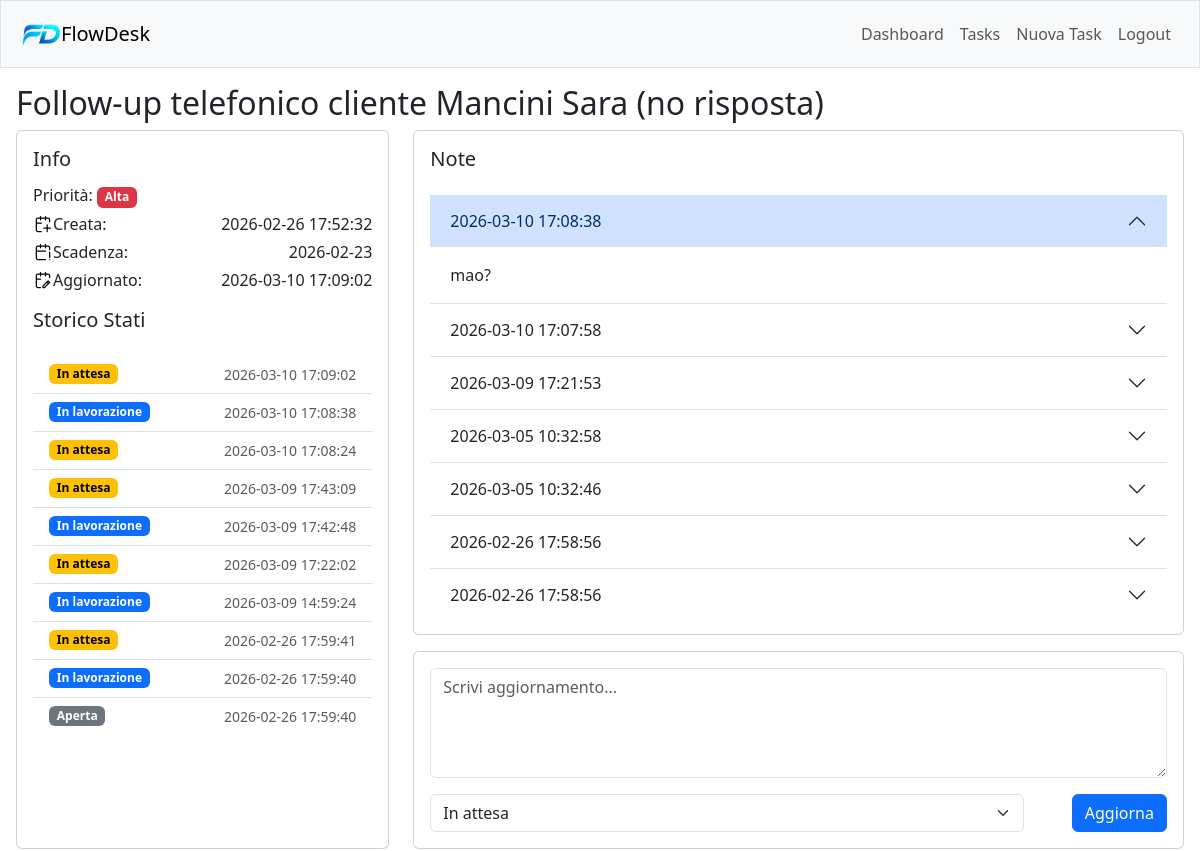
/tasks/11 (signed in), run on the app's committed database.
### tables this page shows
CREATE TABLE tasks(
    id INTEGER PRIMARY KEY AUTOINCREMENT,
    user_id INTEGER NOT NULL,
    title TEXT NOT NULL,
    priority TEXT NOT NULL CHECK (priority in ('Bassa', 'Media', 'Alta')),
    status TEXT NOT NULL CHECK (status in ('Aperta', 'In lavorazione', 'In attesa', 'Completata')),
    created_at DATETIME DEFAULT CURRENT_TIMESTAMP,
    due_date DATE,
    updated_at DATETIME DEFAULT CURRENT_TIMESTAMP,
    FOREIGN KEY (user_id) REFERENCES users(id) ON DELETE CASCADE
);

CREATE TABLE status_history(
id INTEGER PRIMARY KEY AUTOINCREMENT,
task_id INTEGER NOT NULL,
from_status TEXT,
to_status TEXT NOT NULL CHECK (to_status in ('Aperta', 'In lavorazione', 'In attesa', 'Completata')),
changed_at DATETIME DEFAULT CURRENT_TIMESTAMP,
FOREIGN KEY (task_id) REFERENCES tasks(id) ON DELETE CASCADE
);

CREATE TABLE notes(
id INTEGER PRIMARY KEY AUTOINCREMENT,
task_id INTEGER NOT NULL,
created_at DATETIME DEFAULT CURRENT_TIMESTAMP,
content TEXT NOT NULL,
FOREIGN KEY (task_id) REFERENCES tasks(id) ON DELETE CASCADE
);

### app.py (the view)
@app.route('/tasks/<int:task_id>',methods=['GET', 'POST'])
@login_required
def task_detail(task_id):
    if request.method == 'POST':
        content = request.form.get('content')
        status = request.form.get('status')
        user_id = session['user_id']
        conn = get_db_connection()
        row = conn.execute(
            'SELECT status FROM tasks WHERE id = ? AND user_id = ?',
            (task_id, user_id)
        ).fetchone()
        if row is None:
            conn.close()
            return redirect('/tasks')
        from_status = row['status']
        if (not content and status == from_status) or (status and status != from_status and status not in STATUS_ALLOWED_TRANSITIONS[from_status]):
            conn.close()
            return redirect(f'/tasks/{task_id}')
        else:
            if content:
                conn.execute('INSERT INTO notes (task_id, content) VALUES (?, ?)', (task_id, content))
                conn.execute('UPDATE tasks SET updated_at = CURRENT_TIMESTAMP WHERE id = ? AND user_id = ?', (task_id, user_id))
            if status and status != from_status and status in STATUS_ALLOWED_TRANSITIONS[from_status]:
                conn.execute('INSERT INTO status_history (task_id, from_status, to_status) VALUES (?, ?, ?)', (task_id, from_status, status))
                conn.execute('UPDATE tasks SET status = ? WHERE id = ? AND user_id = ?', (status, task_id, user_id))
                conn.execute('UPDATE tasks SET updated_at = CURRENT_TIMESTAMP WHERE id = ? AND user_id = ?', (task_id, user_id))
            conn.commit()
            conn.close()
            return redirect(f'/tasks/{task_id}')
    else:
        user_id = session['user_id']
        conn = get_db_connection()
        task = conn.execute(
            'SELECT * FROM tasks WHERE id = ? AND user_id = ?',
            (task_id, user_id)
        ).fetchone()
        if task is None:
            conn.close()
            return redirect('/tasks')
        notes = conn.execute('SELECT * FROM notes WHERE task_id = ? ORDER BY created_at DESC',(task_id,)).fetchall()
        status_history = conn.execute('SELECT * FROM status_history WHERE task_id = ? ORDER BY changed_at DESC',(task_id,)).fetchall()
        conn.close()
        return render_template('/task_detail.html', task=task, notes=notes, status_history=status_history, status_classes=STATUS_CLASSES,allowed = STATUS_ALLOWED_TRANSITIONS[task['status']], priority_class=PRIORITY_CLASSES[task['priority']])

### helpers.py (called while the page is built)
def login_required(f):
    @wraps(f)
    def decorated_function(*args, **kwargs):
        if session.get('user_id') is None:
            return redirect('/landing')
        return f(*args, **kwargs)
    return decorated_function

def get_db_connection():
    connection = sqlite3.connect('deskflow.db')
    connection.row_factory = sqlite3.Row
    return connection

### templates/task_detail.html (shortened to what this page needs)
{% extends "layout.html" %} {% block title %} Dettaglio Task {% endblock %}
{%block main %}
<div class="task-detail-page h-100 d-flex flex-column">
  <div class="flex-shrink-0">
    <h2>{{ task.title }}</h2>
  </div>
  <div class="row gy-3 flex-grow-1 h-100">
    <div class="col-md-4 d-flex gap-3 task-col-1">
      <div class="card flex-fill">
        <div
          class="card-body d-flex flex-column flex-sm-row flex-md-column gap-3"
        >
          <div
            class="flex-shrink-0 flex-sm-grow-1 flex-md-grow-0 d-flex flex-column gap-1"
          >
            <h5 class="card-title">Info</h5>
            <div>
              <p class="card-text">
                Priorità:
                <span class=" badge {{ priority_class }}"
                  >{{ task.priority }}</span
                >
              </p>
            </div>
            <div
              class="d-flex flex-row flex-md-column flex-lg-row justify-content-between gap-1"
            >
              <div class="d-flex">
                <img
                  src="/static/images/calendar-plus-svgrepo-com.svg"
                  alt="added"
                  width="20"
                />
                <p class="card-text">Creata:</p>
              </div>
              <p class="card-text">{{ task.created_at }}</p>
            </div>
            <div
              class="d-flex flex-row flex-md-column flex-lg-row justify-content-between gap-1"
            >
              <div class="d-flex">
                <img
                  src="/static/images/calendar-warning-svgrepo-com.svg"
                  alt="added"
                  width="20"
                />
                <p class="card-text">Scadenza:</p>
              </div>
              <p class="card-text">{{ task.due_date }}</p>
            </div>
            <div
              class="d-flex flex-row flex-md-column flex-lg-row justify-content-between gap-1"
            >
              <div class="d-flex">
                <img
                  src="/static/images/calendar-edit-svgrepo-com.svg"
                  alt="added"
                  width="20"
                />
                <p class="card-text">Aggiornato:</p>
              </div>
              <p class="card-text">{{ task.updated_at }}</p>
            </div>
          </div>
          <div class="flex-grow-1 d-flex flex-column gap-3">
            <h5>Storico Stati</h5>
            <div class="overflow-auto">
              <ul class="list-group list-group-flush">
                {% for row in status_history %}
                <li
                  class="list-group-item d-flex align-items-center justify-content-between"
                >
                  <span class="badge {{ status_classes[row.to_status] }}"
                    >{{ row.to_status }}</span
                  >
                  <small class="text-muted text-end">
                    {{ row.changed_at }}</small
                  >
                </li>
                {% endfor %}
              </ul>
            </div>
          </div>
        </div>
      </div>
    </div>
    <div class="col-md-8 d-flex flex-column gap-3 task-col-2">
      <div class="card flex-grow-1">
        <div class="card-body d-flex flex-column gap-3">
          <h5 class="card-title">Note</h5>
          <div
            class="accordion accordion-flush overflow-auto"
            id="notesAccordion"
          >
            {% for note in notes %}
            <div class="accordion-item">
              <h2 class="accordion-header" id="heading-{{ note.id }}">
                <button
                  class="accordion-button {% if not loop.first %}collapsed{% endif %}"
                  type="button"
                  data-bs-toggle="collapse"
                  data-bs-target="#collapse-{{ note.id }}"
                  aria-expanded="{% if loop.first %}true{% else %}false{% endif %}"
                  aria-controls="collapse-{{ note.id }}"
                >
                  {{ note.created_at }}
                </button>
              </h2>
              <div
                id="collapse-{{ note.id }}"
                class="accordion-collapse collapse {% if loop.first %}show{% endif %}"
                aria-labelledby="heading-{{ note.id }}"
                data-bs-parent="#notesAccordion"
              >
                <div class="accordion-body">{{ note.content }}</div>
              </div>
            </div>
            {% endfor %}
          </div>
        </div>
      </div>
      <div class="card flex-shrink-0">
        <div class="card-body">
          <form
            class="d-flex flex-column gap-3 h-100"
            action="/tasks/{{task.id}}"
            method="post"
          >
            <div class="flex-fill">
              <textarea
                class="form-control h-100"
                name="content"
                placeholder="Scrivi aggiornamento..."
                rows="4"
              ></textarea>
            </div>
            <div class="d-flex gap-5">
              <select name="status" class="form-select">
                <option value="{{task.status}}">{{task.status}}</option>
              </select>
              <button type="submit" class="btn btn-primary">Aggiorna</button>
            </div>
          </form>
        </div>
      </div>
    </div>
  </div>
</div>
{% endblock %}

### static/style.css (style rules this page uses)
* { box-sizing: border-box; }
body { height: 100vh; min-width: 320px; }
.task-col-1 { max-height: 45vh; }
.task-col-2 { max-height: 65vh; }
@media (min-width: 768px) { .task-col-1, .task-col-2 { max-height: 100%; } }
.task-detail-page * { min-height: 0; }

### data on the page
tasks: title "Follow-up telefonico cliente Mancini Sara (no risposta)", priority "Alta", created_at "2026-02-26 17:52:32", due_date "2026-02-23", updated_at "2026-03-10 17:09:02", status "In attesa"
status_history: to_status "In attesa", changed_at "2026-03-10 17:09:02"
status_history: to_status "In lavorazione", changed_at "2026-03-10 17:08:38"
status_history: to_status "In attesa", changed_at "2026-03-10 17:08:24"
status_history: to_status "In attesa", changed_at "2026-03-09 17:43:09"
status_history: to_status "In lavorazione", changed_at "2026-03-09 17:42:48"
status_history: to_status "In attesa", changed_at "2026-03-09 17:22:02"
status_history: to_status "In lavorazione", changed_at "2026-03-09 14:59:24"
status_history: to_status "In attesa", changed_at "2026-02-26 17:59:41"
status_history: to_status "In lavorazione", changed_at "2026-02-26 17:59:40"
status_history: to_status "Aperta", changed_at "2026-02-26 17:59:40"
notes: created_at "2026-03-10 17:08:38", content "mao?"
notes: created_at "2026-03-10 17:07:58"
notes: created_at "2026-03-09 17:21:53"
notes: created_at "2026-03-05 10:32:58"
notes: created_at "2026-03-05 10:32:46"
notes: created_at "2026-02-26 17:58:56"
notes: created_at "2026-02-26 17:58:56"
